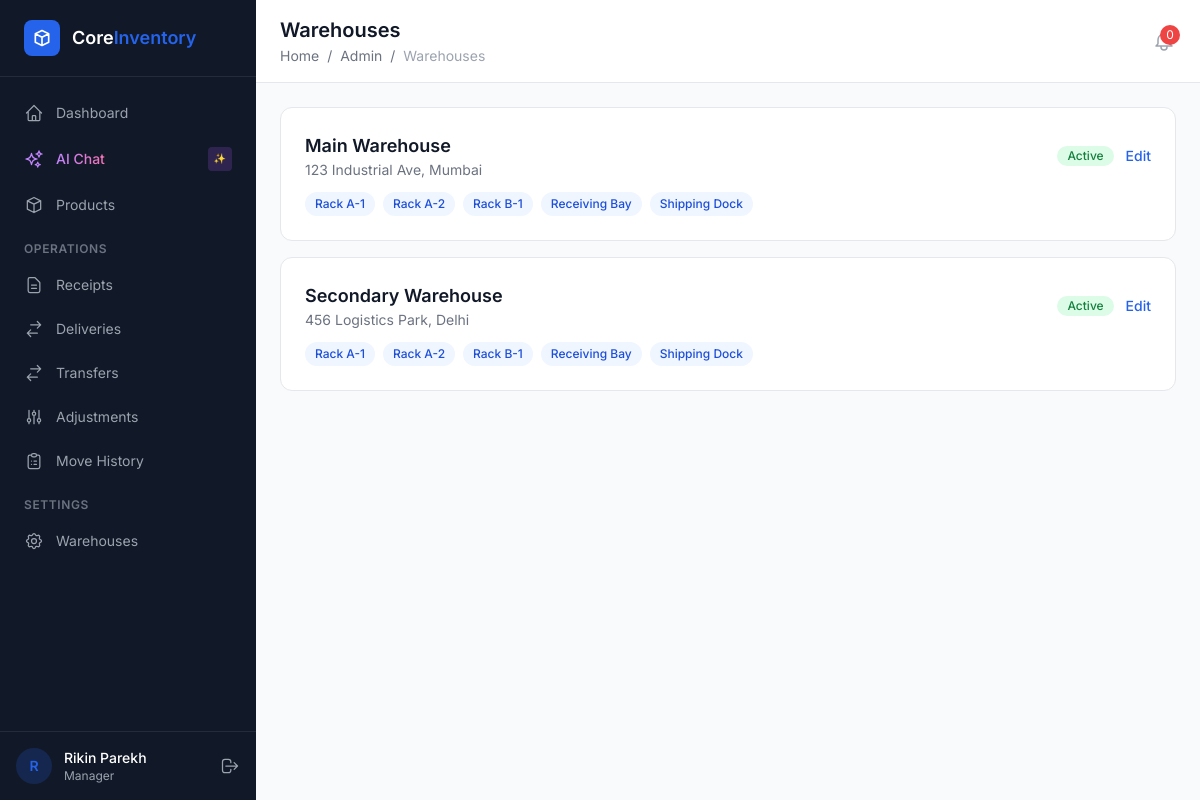
Page /settings/warehouses/ (signed in) on the committed database.
### apps/accounts/models.py (models this page shows, shortened)
class CustomUser(AbstractUser):
    username = None  # Remove username field
    email = models.EmailField('email address', unique=True)
    full_name = models.CharField(max_length=255, blank=True)
    phone = models.CharField(max_length=20, blank=True)
    avatar = models.ImageField(upload_to='avatars/', blank=True, null=True)
    role = models.ForeignKey(
        'access.Role',
        on_delete=models.SET_NULL,
        null=True,
        blank=True,
        related_name='users',
    )
    warehouse = models.ForeignKey(
        'warehouses.Warehouse',
        on_delete=models.SET_NULL,
        null=True,
        blank=True,
        related_name='users',
        help_text='Restricts user to one warehouse',
    )
    is_approved = models.BooleanField(default=False)
    otp_code = models.CharField(max_length=6, blank=True, null=True)
    otp_expiry = models.DateTimeField(blank=True, null=True)
    USERNAME_FIELD = 'email'
    REQUIRED_FIELDS = ['full_name']
    class Meta:
        verbose_name = 'User'
        verbose_name_plural = 'Users'
        ordering = ['-date_joined']

### apps/access/models.py (models this page shows, shortened)
class Role(models.Model):
    name = models.CharField(max_length=100, unique=True)
    description = models.TextField(blank=True)
    is_system_role = models.BooleanField(
        default=False,
        help_text='System roles cannot be deleted.',
    )
    created_at = models.DateTimeField(auto_now_add=True)
    class Meta:
        ordering = ['name']

### apps/warehouses/models.py (models this page shows, shortened)
class Warehouse(models.Model):
    name = models.CharField(max_length=255)
    address = models.TextField(blank=True)
    is_active = models.BooleanField(default=True)
    class Meta:
        ordering = ['name']

class Location(models.Model):
    warehouse = models.ForeignKey(
        Warehouse,
        on_delete=models.CASCADE,
        related_name='locations',
    )
    name = models.CharField(max_length=255, help_text='e.g. Rack A-3, Production Floor')
    coordinates = models.CharField(max_length=100, blank=True, help_text='Optional coordinates')
    is_active = models.BooleanField(default=True)
    class Meta:
        ordering = ['warehouse', 'name']

### apps/warehouses/views.py (the view)
# urls.py: path('warehouses/', views.warehouse_list, name='list'),
@login_required
def warehouse_list(request):
    warehouses = Warehouse.objects.prefetch_related('locations')
    return render(request, 'admin_panel/warehouse_list.html', {'warehouses': warehouses})

### apps/access/templatetags/access_tags.py (called while the page is built)
@register.simple_tag
def has_permission(user, codename):
    return has_user_permission(user, codename)

### templates/admin_panel/warehouse_list.html (shortened to what this page needs)
{% extends "base.html" %}
{% block page_title %}Warehouses{% endblock %}
{% block breadcrumb %}<a href="/dashboard/" class="hover:text-primary">Home</a> <span class="mx-1">/</span> <a href="{% url 'access:dashboard' %}" class="hover:text-primary">Admin</a> <span class="mx-1">/</span> <span class="text-gray-400">Warehouses</span>{% endblock %}
{% block content %}
<div class="space-y-4">{% for wh in warehouses %}
    <div class="bg-white rounded-xl border border-gray-200 p-6">
        <div class="flex items-center justify-between mb-3">
            <div><h3 class="text-lg font-semibold text-gray-900">{{ wh.name }}</h3><p class="text-sm text-gray-500">{{ wh.address|default:"No address" }}</p></div>
            <div class="flex items-center gap-3">{% if wh.is_active %}<span class="inline-flex items-center px-2.5 py-0.5 rounded-full text-xs font-medium bg-green-100 text-green-700">Active</span>{% else %}<span class="inline-flex items-center px-2.5 py-0.5 rounded-full text-xs font-medium bg-gray-100 text-gray-500">Inactive</span>{% endif %}<a href="{% url 'warehouses:edit' wh.pk %}" class="text-blue-600 hover:text-blue-700 text-sm font-medium">Edit</a></div>
        </div>
        <div class="flex flex-wrap gap-2">{% for loc in wh.locations.all %}<span class="px-2.5 py-1 bg-blue-50 text-blue-700 rounded-full text-xs font-medium">{{ loc.name }}</span>{% empty %}<span class="text-xs text-gray-400">No locations</span>{% endfor %}</div>
    </div>
{% empty %}{% include "partials/empty_state.html" with title="No warehouses" message="Create warehouses using management commands." %}{% endfor %}
</div>
{% endblock %}

### templates/base.html (shortened to what this page needs)
<!DOCTYPE html>
<html lang="en">
<head>
    <script src="https://cdn.tailwindcss.com"></script>
</head>
<body class="bg-content-bg min-h-screen" x-data="{ logoutModalOpen: false }">
    {% if user.is_authenticated and user.is_approved or user.is_superuser %}
    <div class="flex min-h-screen">
        <aside class="w-64 bg-sidebar-bg text-sidebar-text flex flex-col fixed h-full z-30" x-data="{ open: true }">
            <div class="flex items-center gap-3 px-6 py-5 border-b border-gray-700/50">
                <div class="w-9 h-9 bg-primary rounded-lg flex items-center justify-center">
                    <svg class="w-5 h-5 text-white" fill="none" stroke="currentColor" viewBox="0 0 24 24">
                        <path stroke-linecap="round" stroke-linejoin="round" stroke-width="2" d="M20 7l-8-4-8 4m16 0l-8 4m8-4v10l-8 4m0-10L4 7m8 4v10M4 7v10l8 4"/>
                    </svg>
                </div>
                <div>
                    <span class="text-white font-semibold text-lg">Core</span><span class="text-primary font-semibold text-lg">Inventory</span>
                </div>
            </div>
            <nav class="flex-1 px-3 py-4 space-y-1 overflow-y-auto">
                <a href="/dashboard/" class="sidebar-link flex items-center gap-3 px-3 py-2.5 rounded-lg text-sm {% if request.path == '/dashboard/' %}active text-white{% endif %}">
                    <svg class="w-5 h-5" fill="none" stroke="currentColor" viewBox="0 0 24 24"><path stroke-linecap="round" stroke-linejoin="round" stroke-width="1.5" d="M3 12l2-2m0 0l7-7 7 7M5 10v10a1 1 0 001 1h3m10-11l2 2m-2-2v10a1 1 0 01-1 1h-3m-6 0a1 1 0 001-1v-4a1 1 0 011-1h2a1 1 0 011 1v4a1 1 0 001 1m-6 0h6"/></svg>
                    Dashboard
                </a>
                <button @click="$dispatch('toggle-chat')" class="sidebar-link flex items-center gap-3 px-3 py-2.5 rounded-lg text-sm w-full text-left group" id="chat-sidebar-btn">
                    <span class="bg-gradient-to-r from-purple-400 to-pink-400 bg-clip-text text-transparent font-medium">AI Chat</span>
                    <span class="ml-auto text-[10px] bg-purple-500/20 text-purple-400 px-1.5 py-0.5 rounded font-mono">✨</span>
                </button>
                <a href="/products/" class="sidebar-link flex items-center gap-3 px-3 py-2.5 rounded-lg text-sm {% if '/products/' in request.path %}active text-white{% endif %}">
                    <svg class="w-5 h-5" fill="none" stroke="currentColor" viewBox="0 0 24 24"><path stroke-linecap="round" stroke-linejoin="round" stroke-width="1.5" d="M20 7l-8-4-8 4m16 0l-8 4m8-4v10l-8 4m0-10L4 7m8 4v10M4 7v10l8 4"/></svg>
                    Products
                </a>
                <div class="pt-3 pb-1 px-3">
                    <p class="text-xs font-semibold uppercase tracking-wider text-gray-500">Operations</p>
                </div>
                <a href="/receipts/" class="sidebar-link flex items-center gap-3 px-3 py-2.5 rounded-lg text-sm {% if '/receipts/' in request.path %}active text-white{% endif %}">
                    <svg class="w-5 h-5" fill="none" stroke="currentColor" viewBox="0 0 24 24"><path stroke-linecap="round" stroke-linejoin="round" stroke-width="1.5" d="M9 12h6m-6 4h6m2 5H7a2 2 0 01-2-2V5a2 2 0 012-2h5.586a1 1 0 01.707.293l5.414 5.414a1 1 0 01.293.707V19a2 2 0 01-2 2z"/></svg>
                    Receipts
                </a>
                <a href="/deliveries/" class="sidebar-link flex items-center gap-3 px-3 py-2.5 rounded-lg text-sm {% if '/deliveries/' in request.path %}active text-white{% endif %}">
                    <svg class="w-5 h-5" fill="none" stroke="currentColor" viewBox="0 0 24 24"><path stroke-linecap="round" stroke-linejoin="round" stroke-width="1.5" d="M8 7h12m0 0l-4-4m4 4l-4 4m0 6H4m0 0l4 4m-4-4l4-4"/></svg>
                    Deliveries
                </a>
                <a href="/transfers/" class="sidebar-link flex items-center gap-3 px-3 py-2.5 rounded-lg text-sm {% if '/transfers/' in request.path %}active text-white{% endif %}">
                    <svg class="w-5 h-5" fill="none" stroke="currentColor" viewBox="0 0 24 24"><path stroke-linecap="round" stroke-linejoin="round" stroke-width="1.5" d="M8 7h12m0 0l-4-4m4 4l-4 4m0 6H4m0 0l4 4m-4-4l4-4"/></svg>
                    Transfers
                </a>
                <a href="/adjustments/" class="sidebar-link flex items-center gap-3 px-3 py-2.5 rounded-lg text-sm {% if '/adjustments/' in request.path %}active text-white{% endif %}">
                    <svg class="w-5 h-5" fill="none" stroke="currentColor" viewBox="0 0 24 24"><path stroke-linecap="round" stroke-linejoin="round" stroke-width="1.5" d="M12 6V4m0 2a2 2 0 100 4m0-4a2 2 0 110 4m-6 8a2 2 0 100-4m0 4a2 2 0 110-4m0 4v2m0-6V4m6 6v10m6-2a2 2 0 100-4m0 4a2 2 0 110-4m0 4v2m0-6V4"/></svg>
                    Adjustments
                </a>
                <a href="/ledger/" class="sidebar-link flex items-center gap-3 px-3 py-2.5 rounded-lg text-sm {% if '/ledger/' in request.path %}active text-white{% endif %}">
                    <svg class="w-5 h-5" fill="none" stroke="currentColor" viewBox="0 0 24 24"><path stroke-linecap="round" stroke-linejoin="round" stroke-width="1.5" d="M9 5H7a2 2 0 00-2 2v12a2 2 0 002 2h10a2 2 0 002-2V7a2 2 0 00-2-2h-2M9 5a2 2 0 002 2h2a2 2 0 002-2M9 5a2 2 0 012-2h2a2 2 0 012 2m-3 7h3m-3 4h3m-6-4h.01M9 16h.01"/></svg>
                    Move History
                </a>
                {% load access_tags %}
                {% has_permission request.user 'can_manage_warehouses' as can_settings %}
                {% if can_settings %}
                <div class="pt-3 pb-1 px-3">
                    <p class="text-xs font-semibold uppercase tracking-wider text-gray-500">Settings</p>
                </div>
                <a href="{% url 'warehouses:list' %}" class="sidebar-link flex items-center gap-3 px-3 py-2.5 rounded-lg text-sm">
                    Warehouses
                </a>
                {% endif %}
                {% has_permission request.user 'can_access_admin_panel' as can_admin %}
            </nav>
            <div class="px-4 py-4 border-t border-gray-700/50">
                <div class="flex items-center gap-3">
                    <div class="w-9 h-9 bg-primary/20 rounded-full flex items-center justify-center">
                        <span class="text-primary text-sm font-semibold">{{ user.full_name|make_list|first|default:"U" }}</span>
                    </div>
                    <div class="flex-1 min-w-0">
                        <p class="text-sm font-medium text-white truncate">{{ user.full_name|default:user.email }}</p>
                        <p class="text-xs text-gray-400 truncate">{{ user.role.name|default:"No Role" }}</p>
                    </div>
                    <button @click="logoutModalOpen = true" class="text-gray-400 hover:text-white transition-colors" title="Logout">
                        <svg class="w-5 h-5" fill="none" stroke="currentColor" viewBox="0 0 24 24"><path stroke-linecap="round" stroke-linejoin="round" stroke-width="1.5" d="M17 16l4-4m0 0l-4-4m4 4H7m6 4v1a3 3 0 01-3 3H6a3 3 0 01-3-3V7a3 3 0 013-3h4a3 3 0 013 3v1"/></svg>
                    </button>
                </div>
            </div>
        </aside>
        <main class="flex-1 ml-64">
            <header class="bg-white border-b border-gray-200 sticky top-0 z-20">
                <div class="flex items-center justify-between px-6 py-4">
                    <div>
                        <h1 class="text-xl font-semibold text-gray-900">{% block page_title %}Dashboard{% endblock %}</h1>
                        <nav class="text-sm text-gray-500 mt-0.5">
                            {% block breadcrumb %}<a href="/dashboard/" class="hover:text-primary">Home</a>{% endblock %}
                        </nav>
                    </div>
                    <div class="flex items-center gap-4">
                        <a href="/alerts/" class="relative text-gray-400 hover:text-gray-600 transition-colors" title="Notifications">
                            <span id="notif-badge" class="absolute -top-1 -right-1 w-5 h-5 bg-red-500 text-white text-xs rounded-full flex items-center justify-center"
                                  hx-get="/alerts/count/" hx-trigger="every 30s" hx-target="#notif-badge" hx-swap="outerHTML">
                                0
                            </span>
                        </a>
                    </div>
                </div>
            </header>
            <div class="p-6">
                {% block content %}{% endblock %}
            </div>
        </main>
    </div>
    {% else %}
    <div class="min-h-screen flex items-center justify-center bg-gradient-to-br from-gray-900 via-gray-800 to-gray-900">
        {% block auth_content %}{% endblock %}
    </div>
    {% endif %}
</body>
</html>

### templates/base.html (style rules this page uses)
:root { --primary: #2563EB; --success: #16A34A; --warning: #D97706; --danger: #DC2626; --info: #0891B2; --sidebar-bg: #111827; --sidebar-text: #9CA3AF; --sidebar-active: #1F2937; --content-bg: #F9FAFB; --card-bg: #FFFFFF; --border: #E5E7EB; }
body { font-family: 'Inter', system-ui, sans-serif; }
.font-mono { font-family: 'JetBrains Mono', monospace; }
.sidebar-link { transition: all 0.15s ease; }

### rows in the picture
CustomUser: full_name|make_list "R", full_name "Rikin Parekh", role.name "Manager"
Warehouse: name "Main Warehouse", address "123 Industrial Ave, Mumbai", is_active "Active"
Location: name "Rack A-1"
Location: name "Rack A-2"
Location: name "Rack B-1"
Location: name "Receiving Bay"
Location: name "Shipping Dock"
Warehouse: name "Secondary Warehouse", address "456 Logistics Park, Delhi", is_active "Active"
Location: name "Rack A-1"
Location: name "Rack A-2"
Location: name "Rack B-1"
Location: name "Receiving Bay"
Location: name "Shipping Dock"
